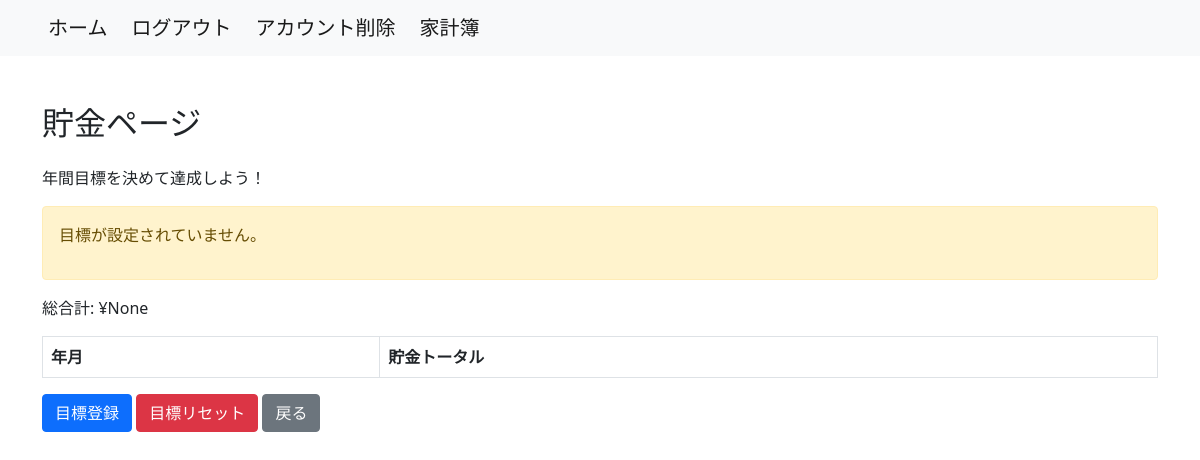
Page /household_budget/savings/ (signed in) on the earlier database version.
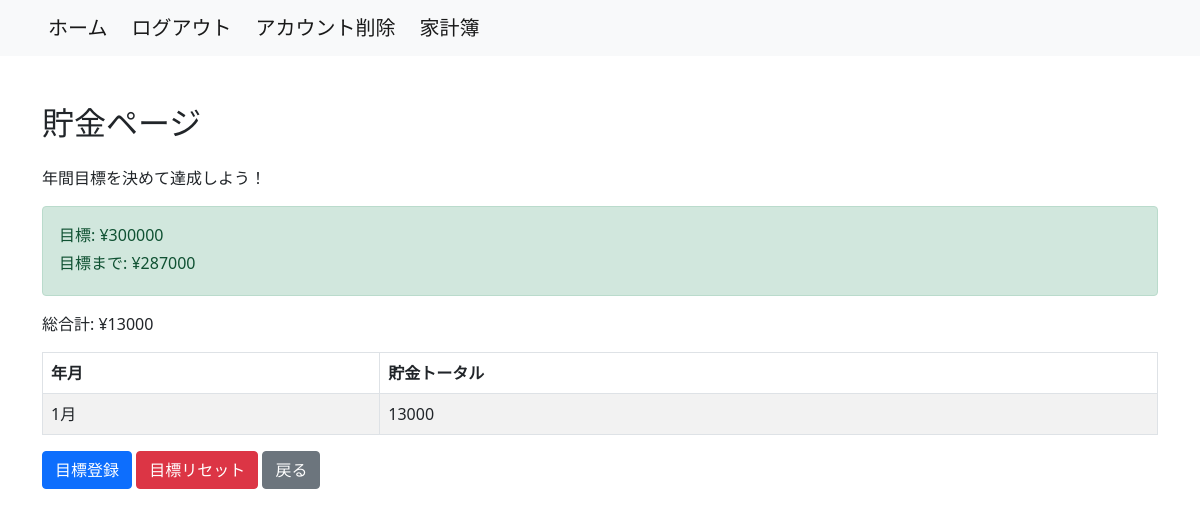
Same page on the later database version.
### household_budget/models.py (models this page shows, shortened)
class Goal_Saving(models.Model):
    user = models.ForeignKey(settings.AUTH_USER_MODEL, on_delete=models.CASCADE, default=None, null=True)
    month = models.DateField(default=timezone.now)
    savings_goal = models.IntegerField(null=True)
    timestamp = models.DateTimeField(default=timezone.now)
    class Meta:
        db_table = 'goal_saving'

### household_budget/views.py (the view)
# urls.py: path('savings/', SavingListView.as_view(), name='savings'),
@method_decorator(login_required, name='dispatch')
class SavingListView(TemplateView):
    template_name = 'savings.html'
    def get_context_data(self, **kwargs):
        context = super().get_context_data(**kwargs)
        user_id = self.request.user.pk
        transactions_category_13 = Transaction.objects.filter(user_id=user_id, category_id=13)
        monthly_summary = transactions_category_13.annotate(month=TruncMonth('event_date')).values('month').annotate(total_amount=Sum('amount'))
        total_amount = transactions_category_13.aggregate(total_amount=Sum('amount'))['total_amount']
        latest_savings_goal = Goal_Saving.objects.filter(user_id=user_id, savings_goal__isnull=False).order_by('-timestamp').first()
        context['monthly_summary'] = monthly_summary
        context['total_amount'] = total_amount
        context['latest_savings_goal'] = latest_savings_goal
        return context

### household_budget/templatetags/custom_filters.py (called while the page is built)
@register.filter
def calculate_difference(value1, value2):
    try:
        return float(value1) - float(value2)
    except (ValueError, TypeError):
        return None

### household_budget/templates/savings.html (shortened to what this page needs)
{% extends 'base.html' %}
{% load custom_filters %}
{% block content %}
    <div class="container mt-5">
        <h2 class="mb-4">貯金ページ</h2>
        <p>年間目標を決めて達成しよう！</p>
        {% if latest_savings_goal %}
            <div class="alert alert-success">
                <p class="mb-1">目標: ¥{{ latest_savings_goal.savings_goal|floatformat:"0" }}</p>
                <p class="mb-1">目標まで: ¥{{ latest_savings_goal.savings_goal|floatformat:"0" | calculate_difference:total_amount|floatformat:"0" }}</p>
            </div>
        {% else %}
            <div class="alert alert-warning">
                <p>目標が設定されていません。</p>
            </div>
        {% endif %}
        <p class="mb-3">総合計: ¥{{ total_amount }}</p>
        <table class="table table-striped table-bordered">
            <thead>
                <tr>
                    <th>年月</th>
                    <th>貯金トータル</th>
                </tr>
            </thead>
            <tbody>
                {% for entry in monthly_summary %}
                    <tr>
                        <td>{{ entry.month|date:"F" }}</td>
                        <td>{{ entry.total_amount }}</td>
                    </tr>
                {% endfor %}
            </tbody>
        </table>
        <a href="{% url 'household_budget:set_goal' %}" class="btn btn-primary mr-2">目標登録</a>
        <form action="{% url 'household_budget:reset_goal' %}" method="post" class="d-inline">
            <button type="submit" class="btn btn-danger">目標リセット</button>
            <a href="{% url 'accounts:user' %}" class="btn btn-secondary ml-2">戻る</a>
        </form>
    </div>
{% endblock %}

Differences in the rows shown:
added Goal_Saving: savings_goal "300000", savings_goal|calculate_difference "287000"
Other differences:
{{ total_amount }}: "None" → "13000"
text no longer shown: "目標が設定されていません。"
text now shown: "目標: ¥ 目標まで: ¥"
new list line: "1月 13000"
